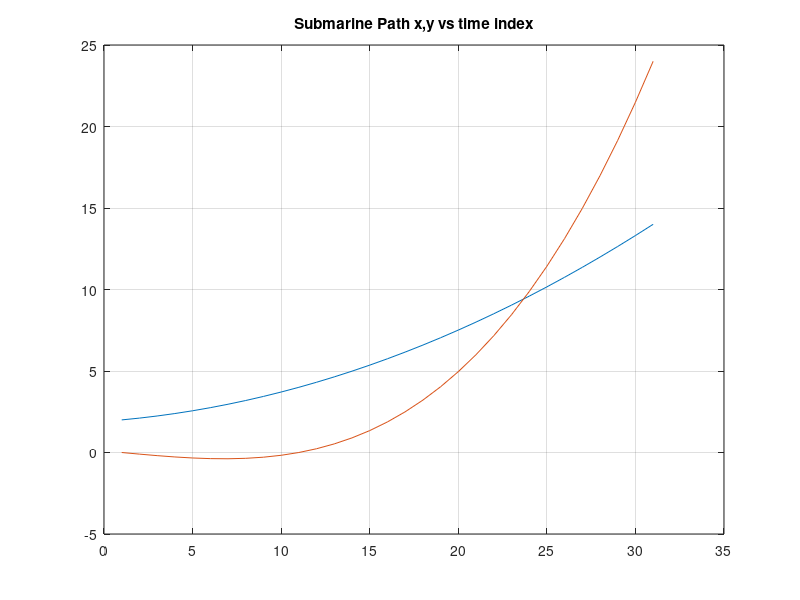
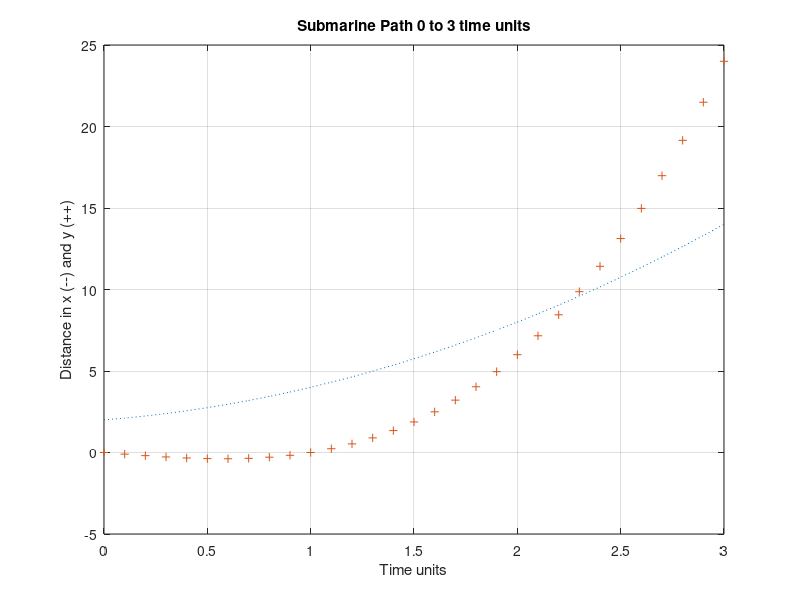
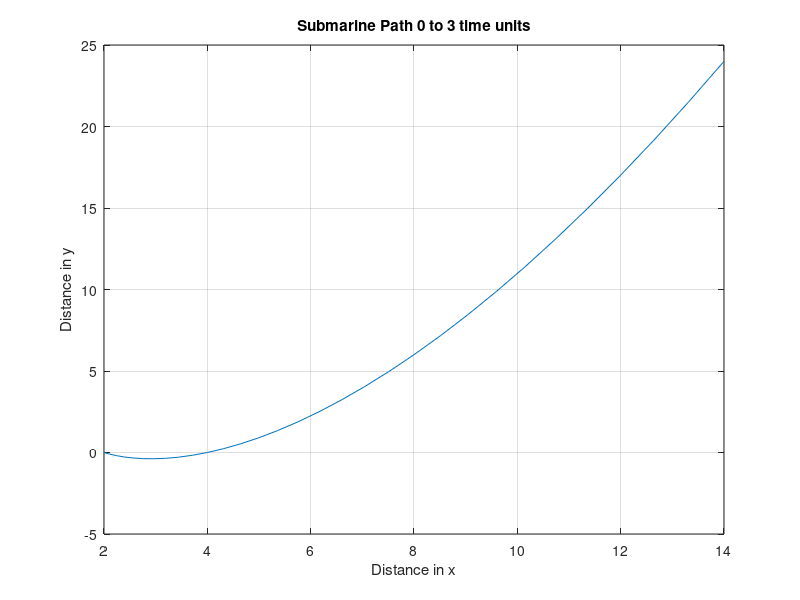

MATLAB code to generate these figures, in order:
% P10_18.M Compute and plot the vector position
%  of a submarine
t=(0:0.1:3)';
R=[t.^2+t+2 t.^3-t];
%
% Plot R columns vs index
figure
plot(R)
title('Submarine Path x,y vs time index')
grid
fprintf('Strike a key for next plot\n')
pause
% Plot x, y vs. time
figure
plot(t,R(:,1),':',t,R(:,2),'+')
title('Submarine Path 0 to 3 time units')
xlabel('Time units')
ylabel('Distance in x (--) and y (++)')
grid
fprintf('Strike a key for next plot\n')
pause
% Plot x vs y
figure
plot(R(:,1),R(:,2))
title('Submarine Path 0 to 3 time units')
xlabel('Distance in x')
ylabel('Distance in y')
grid
